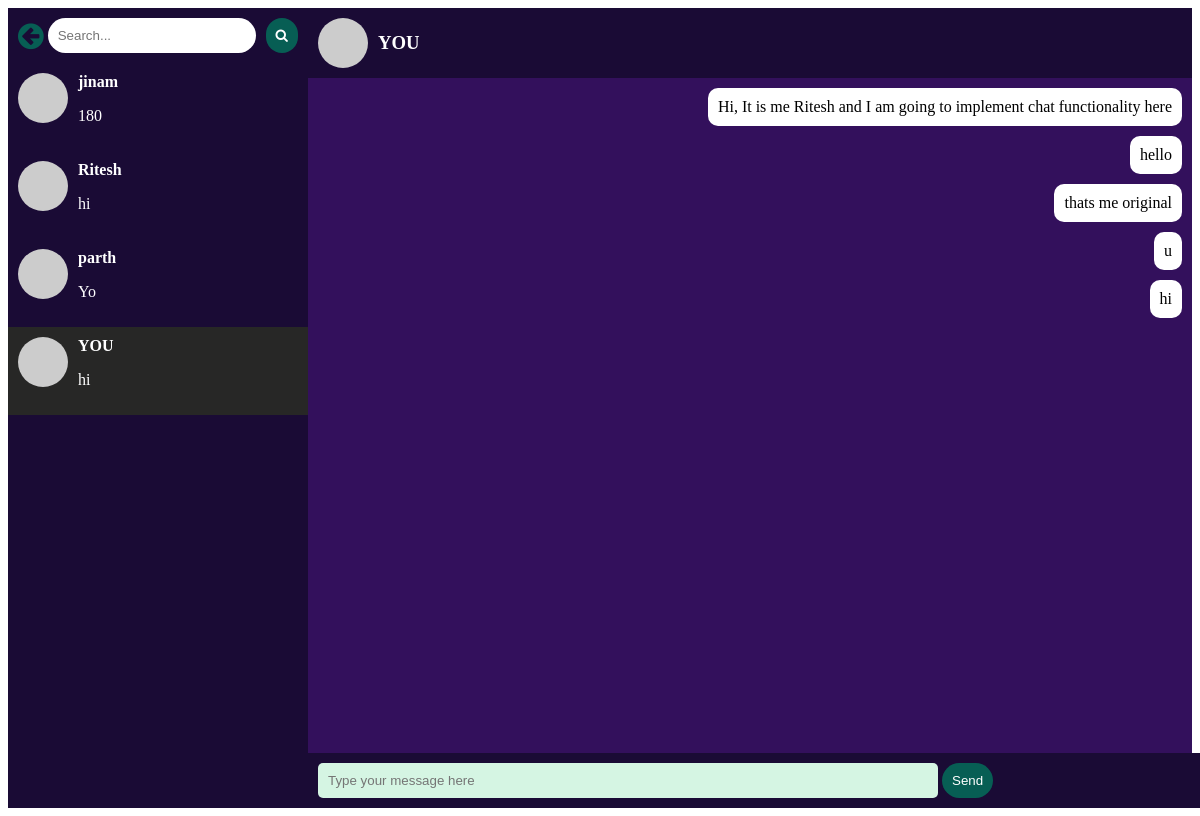
/users/chat/index.php (signed in), run on an earlier commit of the app's database.
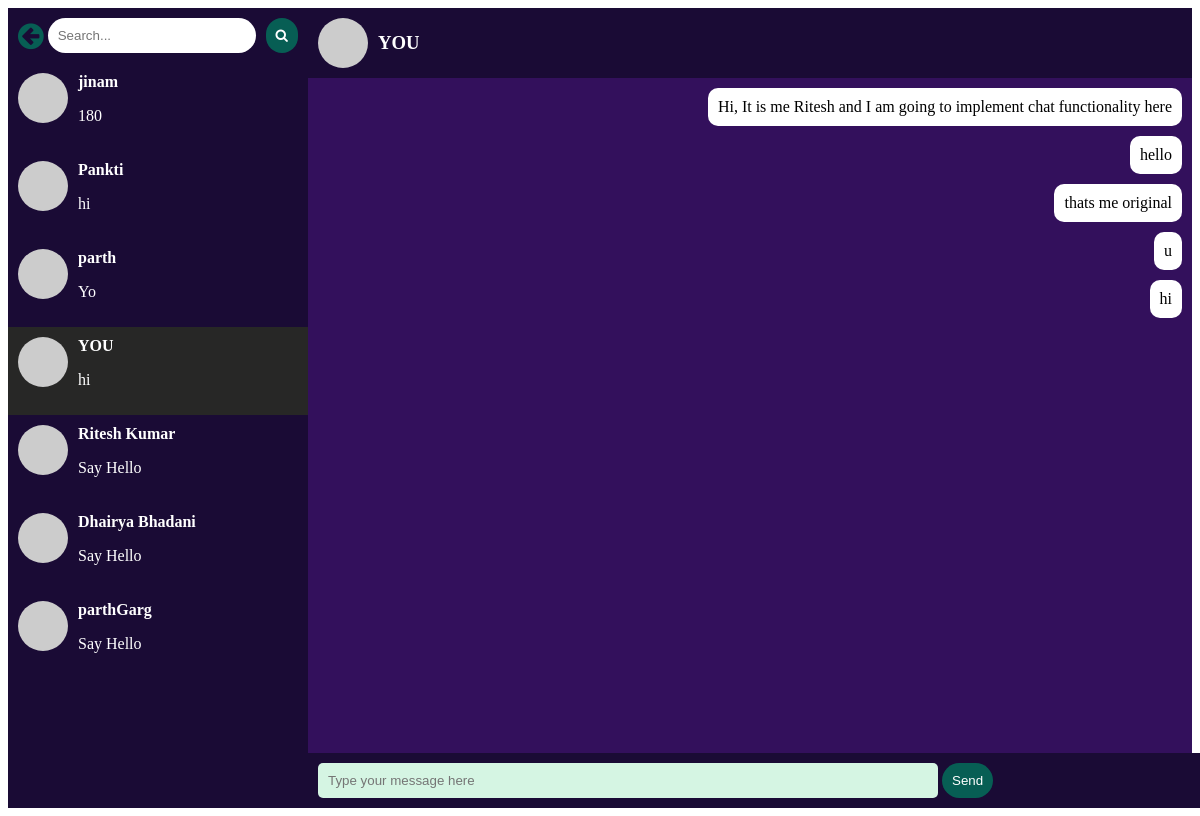
And on a later commit of the database.
### tables this page shows
CREATE TABLE `chatroom` (
  `room_id` int(11) NOT NULL,
  `user1` int(11) NOT NULL,
  `user2` int(11) NOT NULL,
  `last_msg` varchar(500) NOT NULL
);

CREATE TABLE `users` (
  `user_id` int(11) NOT NULL,
  `name` varchar(25) NOT NULL,
  `profile_pic` varchar(500) NOT NULL,
  `email` varchar(50) NOT NULL,
  `contact` varchar(10) NOT NULL,
  `age` int(11) NOT NULL,
  `password` varchar(300) NOT NULL,
  `verification_code` varchar(255) NOT NULL,
  `is_verified` int(10) NOT NULL DEFAULT 0
);

CREATE TABLE `messages` (
  `room_id` int(11) NOT NULL,
  `msg_id` int(11) NOT NULL,
  `msg` varchar(500) NOT NULL,
  `sender` int(11) NOT NULL,
  `receiver` int(11) NOT NULL
);

### users/chat/index.php (the view, shortened to what this page needs)
<?php
    include "../../db_connect.php";
?>
<!DOCTYPE html>
<html lang="en">
<head>
    <link rel="stylesheet" href="https://cdnjs.cloudflare.com/ajax/libs/font-awesome/4.7.0/css/font-awesome.min.css">
    <link rel="stylesheet" href="style.css">
</head>
<body>
    <div class="chat-app">
        <div class="left-container" style="color: white">
          <div class="search-container">
            <a href="../homepage/"><i class="fa fa-arrow-circle-left" style="font-size:30px; color: rgb(7,94,84);"></i></a>
            <input type="text" placeholder="Search...">
            <button><i class="fa fa-search"></i></button>
          </div>
          <ul class="friends-list">
            <?php
                    $user_id=$_SESSION['user_id'];
                    $sql="SELECT * from chatroom where user1=$user_id or user2=$user_id;";
                    $result=mysqli_query($conn,$sql);
                    if(mysqli_num_rows($result) > 0)
                    {
                        while($row = mysqli_fetch_array($result))
                        {
                          if($row['user1']==$user_id)
                            $friend=$row['user2'];
                          else
                            $friend=$row['user1'];
                          if($_SESSION['friend']!=$friend)
                            echo "<li class='friend'>";
                          else
                          echo "<li class='friend active'>";
                          echo "
                            <a href='index.php?id1=" . $friend . "' style='color: white; text-decoration: none; display: flex;'>
                              <img src='https://dummyimage.com/50x50/000/fff' alt='Profile Picture'>
                              <div class='friend-info'>
                                <h4>";
                                $sql = "select * from users where user_id = $friend;";
                                $result1=mysqli_query($conn,$sql);
                                $row1 = mysqli_fetch_array($result1);
                                if($friend != $user_id)
                                  echo $row1['name'];
                                else
                                  echo "YOU";
                                echo '</h4>
                                <p>';
                                echo $row['last_msg'];
                                echo '</p>
                              </div>
                              </a>
                            </li>
                          ';
                        }
                    }
                ?>
          </ul>
        </div>
        <div class="chat-container">
          <div class="chat-header">
            <img src="https://dummyimage.com/50x50/000/fff" alt="Profile Picture">
            <?php
                    $user_id=$_SESSION['user_id'];
                    $friend = $_SESSION['friend'];
                    echo '
                    <h3 style="color:white">';
                    $sql = "select * from users where user_id = $friend;";
                    $result1=mysqli_query($conn,$sql);
                    $row1 = mysqli_fetch_array($result1);
                    if($friend != $user_id)
                      echo $row1['name'];
                    else
                      echo "YOU";
                    echo '</h3>
                    </div>
                    <div class="chat-messages">';
                    $sql="SELECT * from chatroom where (user1=$user_id and user2=$friend)
                    or (user1=$friend and user2=$user_id);";
                    $result=mysqli_query($conn,$sql);
                    $row = mysqli_fetch_array($result);
                    $room = $row['room_id'];
                    $sql = "SELECT * from messages where room_id = $room;";
                    $result=mysqli_query($conn,$sql);
                    if(mysqli_num_rows($result) > 0)
                    {
                        while($row = mysqli_fetch_array($result))
                        {
                          if($row['sender']==$user_id)
                            echo '<div class="message received">';
                          else
                            echo '<div class="message">';
                          echo '
                            <p>' . $row['msg'] . '</p>
                            </div>
                          ';
                        }
                    }
                ?>
                </div>
          <div class="chat-input">
            <form action="#" method="post" enctype="multipart/form-data">
                <input type="text" name="msg" placeholder="Type your message here">
                <button type="submit">Send</button>
            </form>
          </div>
        </div>
      </div>
</body>
</html>

What changed in the data, as far as the page shows it:
changed through a linked row, chatroom: users.name "Ritesh" → "Pankti"
added chatroom: users.name "Ritesh Kumar", last_msg "Say Hello"
added chatroom: users.name "Dhairya Bhadani", last_msg "Say Hello"
added chatroom: users.name "parthGarg", last_msg "Say Hello"
